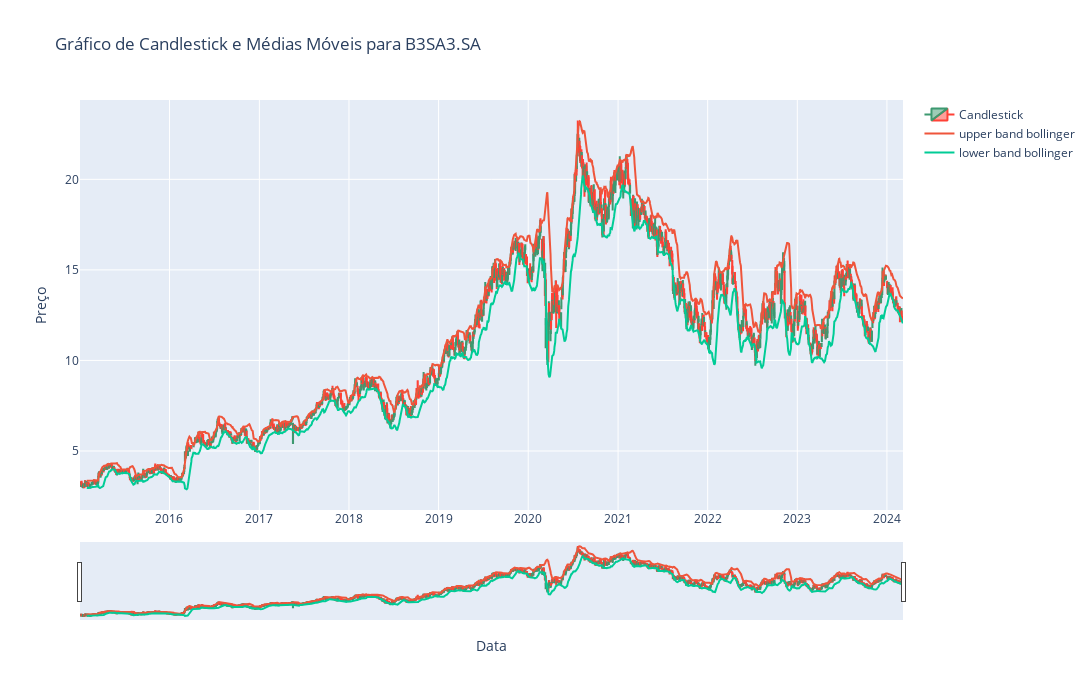

The code cell stored with this chart in its notebook:
### Code cell
# Cria um gráfico de candlestick usando o Plotly
fig = go.Figure(data=[go.Candlestick(x=df.index,
                open=df['Open'],
                high=df['High'],
                low=df['Low'],
                close=df['Close'],
                name='Candlestick')])

# Adiciona as médias móveis ao gráfico
fig.add_trace(go.Scatter(x=df.index, y=df['upper_band_bollinger'], mode='lines', name='upper band bollinger'))
fig.add_trace(go.Scatter(x=df.index, y=df['lower_band_bollinger'], mode='lines', name='lower band bollinger'))


if ticker=="^BVSP":
    ticker='IBOV'

# Configura o layout do gráfico
fig.update_layout(
    width=1500,
    height=700,
    title=f"Gráfico de Candlestick e Médias Móveis para {ticker}",
    xaxis_title="Data",
    yaxis_title="Preço",
    showlegend=True
)

# Exibe o gráfico
fig.show()

### Figure 1 — Plotly figure (JSON) as saved in the notebook; plotly's stock layout.template omitted (floating-point values rounded to 4 significant figures; data arrays with more than 128 entries replaced by an {"elided": "..."} marker saying what was removed)
{"data": [{"close": {"elided": "2281 float values"}, "high": {"elided": "2281 float values"}, "low": {"elided": "2281 float values"}, "name": "Candlestick", "open": {"elided": "2281 float values"}, "type": "candlestick", "x": {"elided": "2281 str values"}}, {"mode": "lines", "name": "upper band bollinger", "type": "scatter", "x": {"elided": "2281 str values"}, "y": {"elided": "2281 float values"}}, {"mode": "lines", "name": "lower band bollinger", "type": "scatter", "x": {"elided": "2281 str values"}, "y": {"elided": "2281 float values"}}], "layout": {"height": 700, "showlegend": true, "title": {"text": "Gráfico de Candlestick e Médias Móveis para B3SA3.SA"}, "width": 1500, "xaxis": {"title": {"text": "Data"}}, "yaxis": {"title": {"text": "Preço"}}}}
